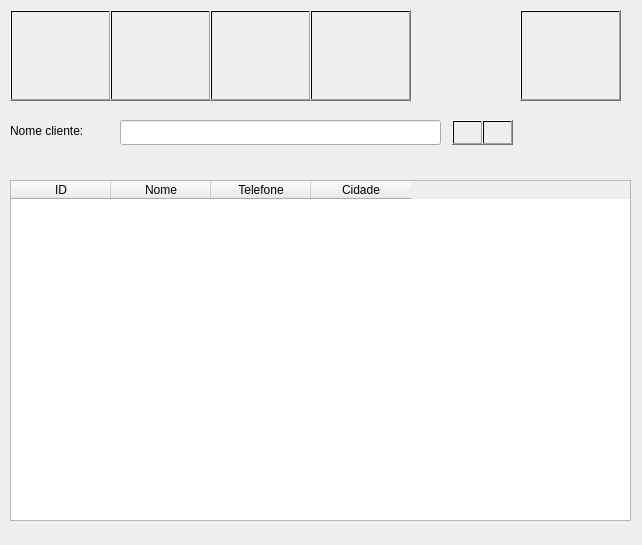
<?xml version="1.0" encoding="UTF-8"?>
<ui version="4.0">
 <class>formCliente</class>
 <widget class="QWidget" name="formCliente">
  <property name="geometry">
   <rect>
    <x>0</x>
    <y>0</y>
    <width>642</width>
    <height>545</height>
   </rect>
  </property>
  <property name="windowTitle">
   <string>Form</string>
  </property>
  <widget class="QPushButton" name="bt_adicionar">
   <property name="geometry">
    <rect>
     <x>10</x>
     <y>10</y>
     <width>101</width>
     <height>91</height>
    </rect>
   </property>
   <property name="toolTip">
    <string>&lt;html&gt;&lt;head/&gt;&lt;body&gt;&lt;p&gt;&lt;img src=&quot;:/icon_cliente/icons/cliente.png&quot;/&gt;&lt;/p&gt;&lt;/body&gt;&lt;/html&gt;</string>
   </property>
   <property name="styleSheet">
    <string notr="true">image: url(:/icon_adicionar/icons/adicionar.png);
background-color: qradialgradient(spread:pad, cx:0.5, cy:0.5, radius:0.5, fx:0.5, fy:0.5, stop:0 rgba(255, 255, 255, 0));</string>
   </property>
   <property name="text">
    <string/>
   </property>
  </widget>
  <widget class="QPushButton" name="bt_alterar">
   <property name="geometry">
    <rect>
     <x>110</x>
     <y>10</y>
     <width>101</width>
     <height>91</height>
    </rect>
   </property>
   <property name="toolTip">
    <string>&lt;html&gt;&lt;head/&gt;&lt;body&gt;&lt;p&gt;&lt;img src=&quot;:/icon_cliente/icons/cliente.png&quot;/&gt;&lt;/p&gt;&lt;/body&gt;&lt;/html&gt;</string>
   </property>
   <property name="styleSheet">
    <string notr="true">image: url(:/icon_alterar/icons/alterar.png);
background-color: qradialgradient(spread:pad, cx:0.5, cy:0.5, radius:0.5, fx:0.5, fy:0.5, stop:0 rgba(255, 255, 255, 0));</string>
   </property>
   <property name="text">
    <string/>
   </property>
  </widget>
  <widget class="QPushButton" name="bt_consultar">
   <property name="geometry">
    <rect>
     <x>210</x>
     <y>10</y>
     <width>101</width>
     <height>91</height>
    </rect>
   </property>
   <property name="toolTip">
    <string>&lt;html&gt;&lt;head/&gt;&lt;body&gt;&lt;p&gt;&lt;img src=&quot;:/icon_cliente/icons/cliente.png&quot;/&gt;&lt;/p&gt;&lt;/body&gt;&lt;/html&gt;</string>
   </property>
   <property name="styleSheet">
    <string notr="true">image: url(:/icon_consultar/icons/consultar.png);
background-color: qradialgradient(spread:pad, cx:0.5, cy:0.5, radius:0.5, fx:0.5, fy:0.5, stop:0 rgba(255, 255, 255, 0));</string>
   </property>
   <property name="text">
    <string/>
   </property>
  </widget>
  <widget class="QPushButton" name="bt_excluir">
   <property name="geometry">
    <rect>
     <x>310</x>
     <y>10</y>
     <width>101</width>
     <height>91</height>
    </rect>
   </property>
   <property name="toolTip">
    <string>&lt;html&gt;&lt;head/&gt;&lt;body&gt;&lt;p&gt;&lt;img src=&quot;:/icon_cliente/icons/cliente.png&quot;/&gt;&lt;/p&gt;&lt;/body&gt;&lt;/html&gt;</string>
   </property>
   <property name="styleSheet">
    <string notr="true">image: url(:/icon_excluir/icons/excluir.png);
background-color: qradialgradient(spread:pad, cx:0.5, cy:0.5, radius:0.5, fx:0.5, fy:0.5, stop:0 rgba(255, 255, 255, 0));</string>
   </property>
   <property name="text">
    <string/>
   </property>
  </widget>
  <widget class="QPushButton" name="bt_retornar">
   <property name="geometry">
    <rect>
     <x>520</x>
     <y>10</y>
     <width>101</width>
     <height>91</height>
    </rect>
   </property>
   <property name="toolTip">
    <string>&lt;html&gt;&lt;head/&gt;&lt;body&gt;&lt;p&gt;&lt;img src=&quot;:/icon_cliente/icons/cliente.png&quot;/&gt;&lt;/p&gt;&lt;/body&gt;&lt;/html&gt;</string>
   </property>
   <property name="styleSheet">
    <string notr="true">image: url(:/icon_retornar/icons/retornar.png);
background-color: qradialgradient(spread:pad, cx:0.5, cy:0.5, radius:0.5, fx:0.5, fy:0.5, stop:0 rgba(255, 255, 255, 0));</string>
   </property>
   <property name="text">
    <string/>
   </property>
  </widget>
  <widget class="QPushButton" name="bt_pesquisar">
   <property name="geometry">
    <rect>
     <x>452</x>
     <y>120</y>
     <width>31</width>
     <height>25</height>
    </rect>
   </property>
   <property name="styleSheet">
    <string notr="true">image: url(:/icon_pesquisar/icons/pesquisar.png);
background-color: qradialgradient(spread:pad, cx:0.5, cy:0.5, radius:0.5, fx:0.5, fy:0.5, stop:0 rgba(255, 255, 255, 0));</string>
   </property>
   <property name="text">
    <string/>
   </property>
  </widget>
  <widget class="QTableWidget" name="tb_cliente">
   <property name="geometry">
    <rect>
     <x>10</x>
     <y>180</y>
     <width>621</width>
     <height>341</height>
    </rect>
   </property>
   <column>
    <property name="text">
     <string>ID</string>
    </property>
   </column>
   <column>
    <property name="text">
     <string>Nome</string>
    </property>
   </column>
   <column>
    <property name="text">
     <string>Telefone</string>
    </property>
   </column>
   <column>
    <property name="text">
     <string>Cidade</string>
    </property>
   </column>
  </widget>
  <widget class="QLabel" name="lb_nomeCliente">
   <property name="geometry">
    <rect>
     <x>10</x>
     <y>110</y>
     <width>101</width>
     <height>41</height>
    </rect>
   </property>
   <property name="text">
    <string>Nome cliente:</string>
   </property>
  </widget>
  <widget class="QLineEdit" name="txt_nomeCliente">
   <property name="geometry">
    <rect>
     <x>120</x>
     <y>120</y>
     <width>321</width>
     <height>25</height>
    </rect>
   </property>
  </widget>
  <widget class="QPushButton" name="bt_pesquisarGeral">
   <property name="geometry">
    <rect>
     <x>482</x>
     <y>120</y>
     <width>31</width>
     <height>25</height>
    </rect>
   </property>
   <property name="styleSheet">
    <string notr="true">image: url(:/icon_geral/icons/filtro.png);
background-color: qradialgradient(spread:pad, cx:0.5, cy:0.5, radius:0.5, fx:0.5, fy:0.5, stop:0 rgba(255, 255, 255, 0));</string>
   </property>
   <property name="text">
    <string/>
   </property>
  </widget>
 </widget>
 <resources>
  <include location="icon_adicionar.qrc"/>
  <include location="icon_pesquisar.qrc"/>
  <include location="icon_geral.qrc"/>
  <include location="icon_alterar.qrc"/>
  <include location="icon_consultar.qrc"/>
  <include location="icon_excluir.qrc"/>
  <include location="icon_retornar.qrc"/>
 </resources>
 <connections/>
</ui>
